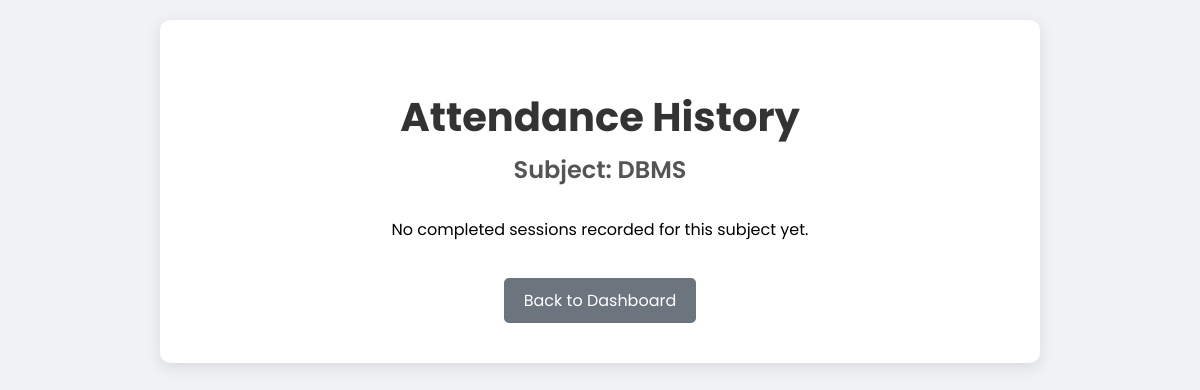
Before: /teacher/history/4/ (signed in) with the older database file.
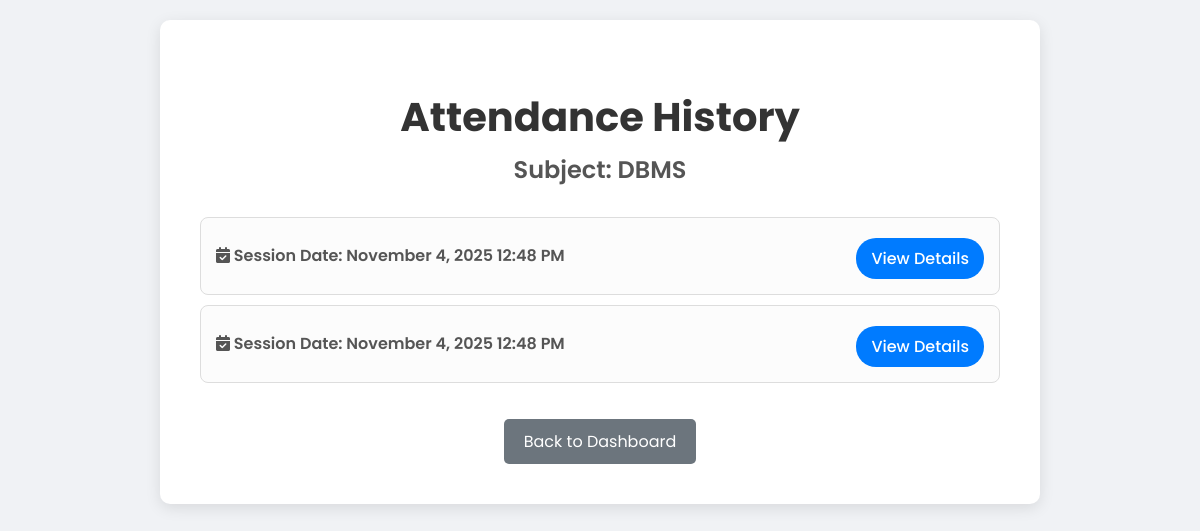
After: the same page with the newer database file.
### std_management_app/models.py (models this page shows, shortened)
class Session(models.Model):
    subject = models.ForeignKey(Subject, on_delete=models.CASCADE)
    start_time = models.DateTimeField(auto_now_add=True)
    is_active = models.BooleanField(default=False)

### std_management_app/views.py (the view)
# urls.py: path('history/<int:subject_id>/', views.subject_history_view, name='subject_history'),
@login_required
def subject_history_view(request, subject_id):
    subject = get_object_or_404(Subject, id=subject_id, teacher__user=request.user)
    all_sessions = Session.objects.filter(
        subject=subject,
        is_active=False
    ).order_by('-start_time')
    active_session = Session.objects.filter(subject=subject, is_active=True).first()
    context = {
        'subject': subject,
        'all_sessions': all_sessions,
        'active_session': active_session,
    }
    return render(request, 'subject_history.html', context)

### std_management_app/templates/subject_history.html (shortened to what this page needs)
<!DOCTYPE html>
<html lang="en">
<head>
    <link rel="stylesheet" href="https://cdnjs.cloudflare.com/ajax/libs/font-awesome/6.0.0-beta3/css/all.min.css">
</head>
<body>
    <div class="container">
        <h1>Attendance History</h1>
        <h2>Subject: {{ subject.name }}</h2>
        <ul class="session-list">
            {% for session in all_sessions %}
            <li class="session-item">
                <span>
                    <i class="fas fa-calendar-check"></i>
                    Session Date: {{ session.start_time|date:"F j, Y h:i A" }}
                </span>
                <a href="{% url 'attendance_list' session.id %}">View Details</a>
            </li>
            {% empty %}
            {% if not active_session %}
                <p style="text-align:center;">No completed sessions recorded for this subject yet.</p>
            {% endif %}
            {% endfor %}
        </ul>
        <a href="{% url 'teacher_dashboard' %}" class="back-link">Back to Dashboard</a>
    </div>
</body>
</html>

Changed rows visible on the page:
added Session: start_time "November 4, 2025 12:48 PM"
added Session: start_time "November 4, 2025 12:48 PM"
Other visible differences:
text no longer shown: "No completed sessions recorded for this subject yet."
